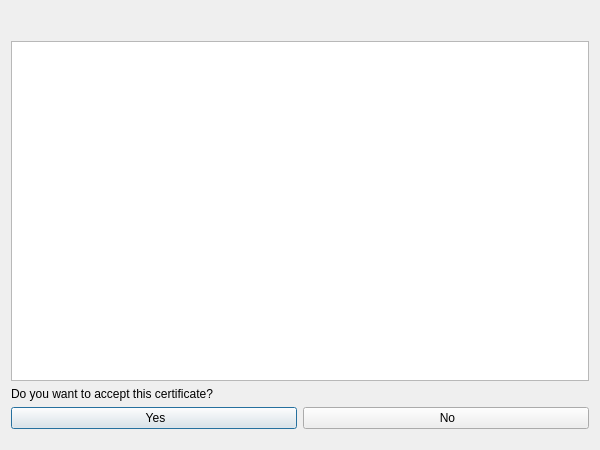
<?xml version="1.0" encoding="UTF-8"?>
<ui version="4.0">
 <class>SSLDialog</class>
 <widget class="QDialog" name="SSLDialog">
  <property name="windowModality">
   <enum>Qt::ApplicationModal</enum>
  </property>
  <property name="geometry">
   <rect>
    <x>0</x>
    <y>0</y>
    <width>600</width>
    <height>450</height>
   </rect>
  </property>
  <property name="minimumSize">
   <size>
    <width>600</width>
    <height>450</height>
   </size>
  </property>
  <property name="maximumSize">
   <size>
    <width>600</width>
    <height>450</height>
   </size>
  </property>
  <property name="windowTitle">
   <string>SSL Error: View Certificate</string>
  </property>
  <property name="modal">
   <bool>true</bool>
  </property>
  <layout class="QGridLayout">
   <item row="0" column="0">
    <layout class="QGridLayout" name="gridLayout">
     <item row="2" column="0">
      <widget class="QPlainTextEdit" name="plainTextEdit">
       <property name="styleSheet">
        <string notr="true"/>
       </property>
      </widget>
     </item>
     <item row="1" column="0">
      <widget class="QLabel" name="label">
       <property name="text">
        <string> </string>
       </property>
       <property name="wordWrap">
        <bool>false</bool>
       </property>
      </widget>
     </item>
     <item row="4" column="0">
      <widget class="QLabel" name="label_2">
       <property name="text">
        <string>Do you want to accept this certificate?</string>
       </property>
      </widget>
     </item>
     <item row="5" column="0">
      <layout class="QHBoxLayout" name="horizontalLayout">
       <item>
        <widget class="QPushButton" name="CmdYes">
         <property name="styleSheet">
          <string notr="true">:hover {background-color: rgb(195, 195, 195);}
QPushButton {;text-align:center;
	padding-left: 3px;
	padding-top: 3px;
	padding-bottom: 3px;}</string>
         </property>
         <property name="text">
          <string>Yes</string>
         </property>
        </widget>
       </item>
       <item>
        <widget class="QPushButton" name="cmdNo">
         <property name="styleSheet">
          <string notr="true">:hover {background-color: rgb(195, 195, 195);}
QPushButton {;text-align:center;
	padding-left: 3px;
	padding-top: 3px;
	padding-bottom: 3px;}</string>
         </property>
         <property name="text">
          <string>No</string>
         </property>
        </widget>
       </item>
      </layout>
     </item>
     <item row="0" column="0">
      <spacer name="verticalSpacer">
       <property name="orientation">
        <enum>Qt::Vertical</enum>
       </property>
       <property name="sizeType">
        <enum>QSizePolicy::Fixed</enum>
       </property>
       <property name="sizeHint" stdset="0">
        <size>
         <width>20</width>
         <height>10</height>
        </size>
       </property>
      </spacer>
     </item>
     <item row="6" column="0">
      <spacer name="verticalSpacer_2">
       <property name="orientation">
        <enum>Qt::Vertical</enum>
       </property>
       <property name="sizeType">
        <enum>QSizePolicy::Fixed</enum>
       </property>
       <property name="sizeHint" stdset="0">
        <size>
         <width>20</width>
         <height>10</height>
        </size>
       </property>
      </spacer>
     </item>
    </layout>
   </item>
  </layout>
 </widget>
 <resources/>
 <connections/>
</ui>
